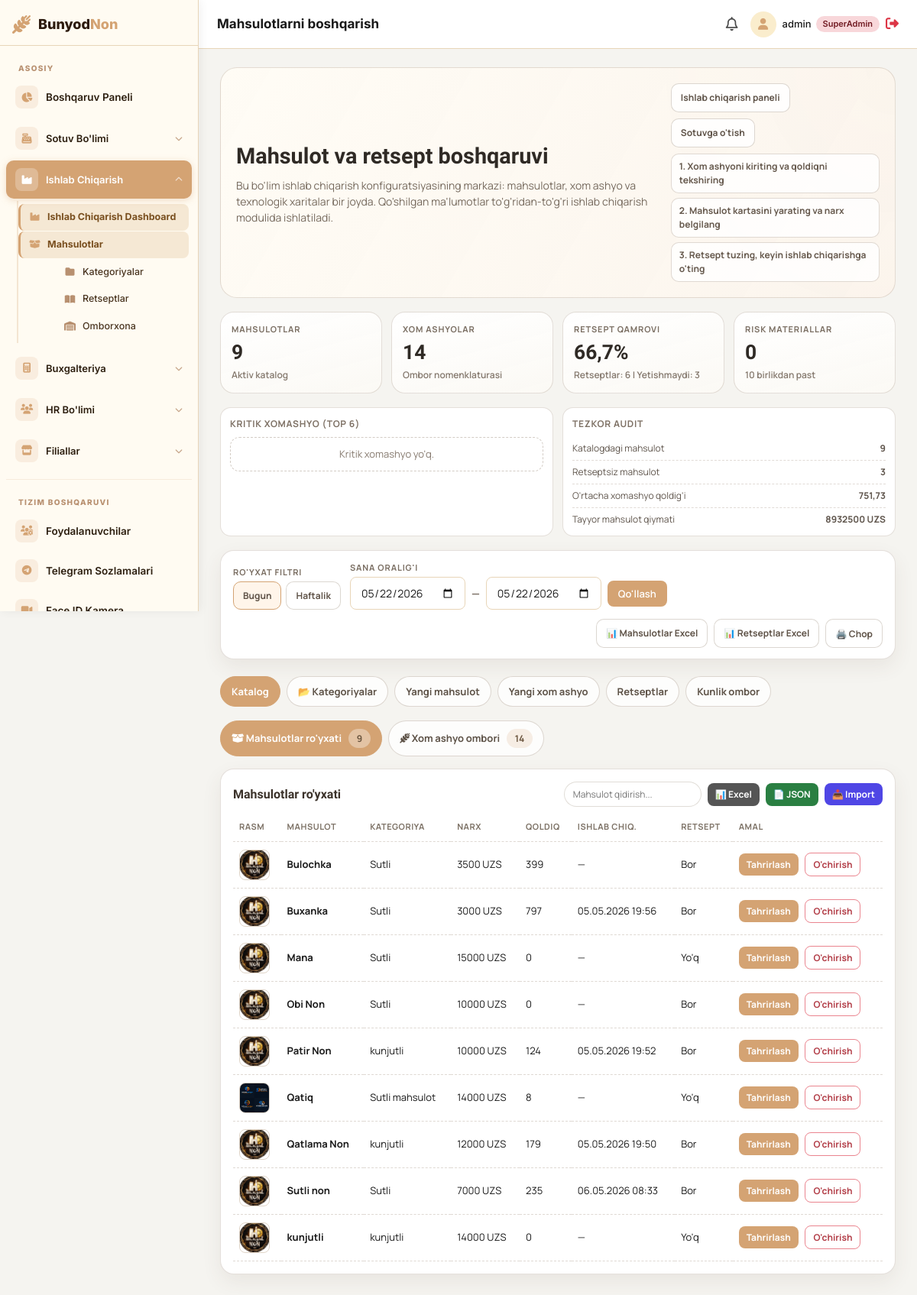
/production/manage/ (signed in), run on the app's committed database.
### production/models.py (models this page shows, shortened)
class Product(models.Model):
    name = models.CharField(max_length=255)
    price = models.DecimalField(max_digits=10, decimal_places=2)
    category = models.ForeignKey(ProductCategory, null=True, blank=True, on_delete=models.SET_NULL, related_name='products')
    image = models.ImageField(upload_to='products/', null=True, blank=True)

class ProductCategory(models.Model):
    name = models.CharField(max_length=100, unique=True)

class FinishedGoodsInventory(models.Model):
    product = models.OneToOneField(Product, on_delete=models.CASCADE, related_name='inventory')
    stock = models.IntegerField(default=0)
    produced_at = models.DateTimeField(null=True, blank=True)

### production/views.py (the view, shortened to what this page needs)
# urls.py: path('manage/', views.manage_products, name='manage_products'),
@login_required
def manage_products(request):
    if not _can_access(request.user, 'production_manager', 'branch_admin'):
        return redirect('dashboard')
    products = Product.objects.select_related('category', 'inventory').order_by('name')
    raw_materials = RawMaterial.objects.all().order_by('name')
    recipes = Recipe.objects.select_related('product').prefetch_related('items__raw_material').all()
    categories = ProductCategory.objects.all().order_by('name')
    date_from, date_to = _date_range(request)
    exp = request.GET.get('export')
    if exp == 'excel':
        return _export_recipes_excel(recipes)
    if exp == 'catalog':
        return _export_products_catalog(products)
    low_materials = raw_materials.filter(stock__lt=10)
    inventory_value = sum(
        (item.product.price * item.stock)
        for item in FinishedGoodsInventory.objects.select_related('product')
    ) or Decimal('0')
    product_count = products.count()
    recipe_count = recipes.count()
    recipe_coverage = round((recipe_count / product_count) * 100, 1) if product_count else 0
    balance_view_date = timezone.localdate()
    raw_bal = request.GET.get('balance_date', '').strip()
    if raw_bal:
        try:
            balance_view_date = date.fromisoformat(raw_bal)
        except ValueError:
            pass
    balance_prev_date = balance_view_date - timedelta(days=1)
    balance_rows = []
    for inv in FinishedGoodsInventory.objects.select_related('product').order_by('product__name'):
        b = ProductDayBalance.objects.filter(balance_date=balance_view_date, product_id=inv.product_id).first()
        balance_rows.append({
            'product': inv.product,
            'physical': inv.stock,
            'opening': b.opening_qty if b else None,
            'closing': b.closing_qty if b else None,
            'closed_at': b.closed_at if b else None,
        })
    context = {
        'products': products,
        'raw_materials': raw_materials,
        'recipes': recipes,
        'categories': categories,
        'low_materials': low_materials,
        'inventory_value': inventory_value,
        'recipe_coverage': recipe_coverage,
        'product_count': product_count,
        'material_count': raw_materials.count(),
        'recipe_count': recipe_count,
        'materials_low_count': low_materials.count(),
        'products_without_recipe': products.filter(recipe__isnull=True).count(),
        'low_material_preview': low_materials.order_by('stock')[:6],
        'avg_material_stock': raw_materials.aggregate(avg=Avg('stock'))['avg'] or 0,
        'date_from': date_from,
        'date_to': date_to,
        'period': request.GET.get('period', 'today'),
        'balance_view_date': balance_view_date,
        'balance_prev_date': balance_prev_date,
        'balance_rows': balance_rows,
    }
    return render(request, 'manage_products.html', context)

### templates/manage_products.html (shortened to what this page needs)
{% extends 'base.html' %}
{% block breadcrumb %}<span data-i18n="product_mgmt">Mahsulotlarni boshqarish</span>{% endblock %}
{% block content %}
<section class="manage-shell">
    <div class="manage-hero">
        <div>
            <h2>Mahsulot va retsept boshqaruvi</h2>
            <p>
                Bu bo'lim ishlab chiqarish konfiguratsiyasining markazi: mahsulotlar, xom ashyo va texnologik xaritalar bir joyda.
                Qo'shilgan ma'lumotlar to'g'ridan-to'g'ri ishlab chiqarish modulida ishlatiladi.
            </p>
        </div>
        <div>
            <div class="hero-links" style="margin-bottom:8px;">
                <a class="hero-link" href="/production/">Ishlab chiqarish paneli</a>
                <a class="hero-link" href="/sales/">Sotuvga o'tish</a>
            </div>
            <div class="hero-workflow">
                <div class="wf-step">1. Xom ashyoni kiriting va qoldiqni tekshiring</div>
                <div class="wf-step">2. Mahsulot kartasini yarating va narx belgilang</div>
                <div class="wf-step">3. Retsept tuzing, keyin ishlab chiqarishga o'ting</div>
            </div>
        </div>
    </div>
    <div class="overview-grid">
        <div class="overview-card">
            <div class="overview-label">Mahsulotlar</div>
            <div class="overview-value">{{ product_count }}</div>
            <div class="overview-sub">Aktiv katalog</div>
        </div>
        <div class="overview-card">
            <div class="overview-label">Xom ashyolar</div>
            <div class="overview-value">{{ material_count }}</div>
            <div class="overview-sub">Ombor nomenklaturasi</div>
        </div>
        <div class="overview-card">
            <div class="overview-label">Retsept qamrovi</div>
            <div class="overview-value">{{ recipe_coverage }}%</div>
            <div class="overview-sub">Retseptlar: {{ recipe_count }} | Yetishmaydi: {{ products_without_recipe }}</div>
        </div>
        <div class="overview-card">
            <div class="overview-label">Risk materiallar</div>
            <div class="overview-value">{{ materials_low_count }}</div>
            <div class="overview-sub">10 birlikdan past</div>
        </div>
    </div>
    <div class="insight-grid">
        <div class="insight-card">
            <div class="insight-title">Kritik xomashyo (top 6)</div>
            {% for mat in low_material_preview %}
            <div class="insight-item">
                <span>{{ mat.name }}</span>
                <strong>{{ mat.stock }} {{ mat.unit }}</strong>
            </div>
            {% empty %}
            <div class="empty-box" style="padding:12px;">Kritik xomashyo yo'q.</div>
            {% endfor %}
        </div>
        <div class="insight-card">
            <div class="insight-title">Tezkor audit</div>
            <div class="insight-item"><span>Katalogdagi mahsulot</span><strong>{{ product_count }}</strong></div>
            <div class="insight-item"><span>Retseptsiz mahsulot</span><strong>{{ products_without_recipe }}</strong></div>
            <div class="insight-item"><span>O'rtacha xomashyo qoldig'i</span><strong>{{ avg_material_stock|floatformat:2 }}</strong></div>
            <div class="insight-item"><span>Tayyor mahsulot qiymati</span><strong>{{ inventory_value|floatformat:0 }} UZS</strong></div>
        </div>
    </div>
    <form method="get" class="mg-card" style="display:flex;flex-wrap:wrap;gap:12px;align-items:flex-end;padding:14px 16px;margin-bottom:4px;">
        <div>
            <div class="overview-label" style="margin-bottom:4px;">Ro'yxat filtri</div>
            <div style="display:flex;gap:6px;flex-wrap:wrap;">
                <button type="submit" name="period" value="today" class="hero-link" {% if period == 'today' %}style="border-color:#d4a373;background:#fff5ea;"{% endif %}>Bugun</button>
                <button type="submit" name="period" value="week" class="hero-link" {% if period == 'week' %}style="border-color:#d4a373;background:#fff5ea;"{% endif %}>Haftalik</button>
            </div>
        </div>
        <div>
            <div class="overview-label" style="margin-bottom:4px;">Sana oralig'i</div>
            <div style="display:flex;gap:8px;flex-wrap:wrap;align-items:center;">
                <input type="date" name="date_from" value="{{ date_from|date:'Y-m-d' }}" class="form-control" style="width:auto;min-width:140px;">
                <span style="font-weight:700;color:#75695d;">—</span>
                <input type="date" name="date_to" value="{{ date_to|date:'Y-m-d' }}" class="form-control" style="width:auto;min-width:140px;">
                <button type="submit" name="period" value="custom" class="btn btn-primary" style="padding:8px 14px;">Qo'llash</button>
            </div>
        </div>
        <div style="margin-left:auto;display:flex;gap:8px;flex-wrap:wrap;">
            <a href="?export=catalog{% if period %}&period={{ period }}{% endif %}{% if period == 'custom' %}&date_from={{ date_from|date:'Y-m-d' }}&date_to={{ date_to|date:'Y-m-d' }}{% endif %}" class="hero-link">📊 Mahsulotlar Excel</a>
            <a href="?export=excel{% if period %}&period={{ period }}{% endif %}" class="hero-link">📊 Retseptlar Excel</a>
            <button type="button" class="hero-link" onclick="window.print()">🖨️ Chop</button>
        </div>
    </form>
    <div class="manage-tabs">
        <button class="manage-tab-btn active" onclick="showManageTab('tab-overview', this)">Katalog</button>
        <button class="manage-tab-btn" onclick="showManageTab('tab-categories', this)">📂 Kategoriyalar</button>
        <button class="manage-tab-btn" onclick="showManageTab('tab-add-product', this)">Yangi mahsulot</button>
        <button class="manage-tab-btn" onclick="showManageTab('tab-add-material', this)">Yangi xom ashyo</button>
        <button class="manage-tab-btn" onclick="showManageTab('tab-recipes', this)">Retseptlar</button>
        <button class="manage-tab-btn" onclick="showManageTab('tab-day-balance', this)">Kunlik ombor</button>
    </div>
    <div id="tab-overview" class="manage-tab-content active" style="grid-template-columns:1fr;">
        <div style="display:flex;gap:8px;flex-wrap:wrap;">
            <button id="sub-btn-products" class="manage-tab-btn active" onclick="switchOverviewSub('products')">
                <i class="fa-solid fa-box-open"></i> Mahsulotlar ro'yxati
                <span class="count-pill" style="margin-left:6px;background:rgba(255,255,255,0.35);">{{ product_count }}</span>
            </button>
            <button id="sub-btn-materials" class="manage-tab-btn" onclick="switchOverviewSub('materials')">
                <i class="fa-solid fa-wheat-awn"></i> Xom ashyo ombori
                <span class="count-pill" style="margin-left:6px;">{{ material_count }}</span>
            </button>
        </div>
        <div id="sub-products" class="mg-card">
            <div class="section-head">
                <h3>Mahsulotlar ro'yxati</h3>
                <div class="section-tools">
                    <input id="productsSearch" class="table-search" type="text" placeholder="Mahsulot qidirish...">
                    <a href="/production/products-export-excel/" class="receive-btn" style="background:#555;text-decoration:none;">📊 Excel</a>
                    <a href="/production/products-export-json/" class="receive-btn" style="background:#2a7f42;text-decoration:none;">📄 JSON</a>
                    <button type="button" class="receive-btn" style="background:#4f46e5;" onclick="document.getElementById('importProductsModal').style.display='flex'">📥 Import</button>
                </div>
            </div>
            <div class="table-wrap">
                <table class="clean-table" id="productsTable">
                    <thead>
                        <tr>
                            <th>Rasm</th>
                            <th>Mahsulot</th>
                            <th>Kategoriya</th>
                            <th>Narx</th>
                            <th>Qoldiq</th>
                            <th>Ishlab chiq.</th>
                            <th>Retsept</th>
                            <th>Amal</th>
                        </tr>
                    </thead>
                    <tbody>
                        {% for p in products %}
                        <tr>
                            <td>
                                {% if p.image %}
                                    <img src="{{ p.image.url }}" alt="{{ p.name }}" style="width:40px;height:40px;object-fit:cover;border-radius:8px;border:1px solid #e0d5c8;">
                                {% else %}
                                    <div style="width:40px;height:40px;border-radius:8px;background:#f5ede0;display:flex;align-items:center;justify-content:center;font-size:18px;">🍞</div>
                                {% endif %}
                            </td>
                            <td><strong>{{ p.name }}</strong></td>
                            <td>{{ p.category.name|default:"—" }}</td>
                            <td>{{ p.price|floatformat:0 }} UZS</td>
                            <td>{% if p.inventory %}{{ p.inventory.stock }}{% else %}0{% endif %}</td>
                            <td>{% if p.inventory and p.inventory.produced_at %}{{ p.inventory.produced_at|date:"d.m.Y H:i" }}{% else %}—{% endif %}</td>
                            <td>{% if p.recipe %}Bor{% else %}Yo'q{% endif %}</td>
                            <td>
                                <button type="button" class="receive-btn" style="margin-right:6px;background:#d4a373;"
                                    onclick="openEditProductModal({{ p.id }}, '{{ p.name|escapejs }}', '{{ p.price }}', {% if p.category %}{{ p.category.id }}{% else %}null{% endif %})">Tahrirlash</button>
                                <form method="POST" style="display:inline;">
                                    <button type="submit" class="danger-btn" onclick="return confirm('Mahsulot o\'chirilsinmi?')">O'chirish</button>
                                </form>
                            </td>
                        </tr>
                        {% empty %}
                        <tr><td colspan="8"><div class="empty-box">Mahsulotlar hozircha mavjud emas.</div></td></tr>
                        {% endfor %}
                    </tbody>
                </table>
            </div>
        </div>
    </div>
</section>
{% endblock %}

### templates/base.html (shortened to what this page needs)
{% load static %}
{% load i18n %}
<!DOCTYPE html>
<html lang="{{ request.LANGUAGE_CODE|default:'uz' }}">
<head>
    <link rel="stylesheet" href="https://cdnjs.cloudflare.com/ajax/libs/font-awesome/6.4.0/css/all.min.css">
    <link rel="stylesheet" href="{% static 'css/style.css' %}">
</head>
<body>
    <div class="app-container">
        <aside class="sidebar" id="appSidebar">
            <div class="sidebar-header">
                <i class="fa-solid fa-wheat-awn logo-icon"> </i>
                <h2>Bunyod<span class="highlight">Non</span></h2>
            </div>
            <ul class="nav-links">
                {% include 'includes/menu_dropdown.html' %}
            </ul>
        </aside>
        <main class="main-content">
            <header class="topbar">
                <div class="topbar-left">
                    <div class="breadcrumb">{% block breadcrumb %}{% endblock %}</div>
                </div>
                <div class="topbar-actions">
                    <button class="icon-btn"><i class="fa-regular fa-bell"></i></button>
                    <div class="user-profile">
                        <div class="avatar"><i class="fa-solid fa-user"></i></div>
                        <span class="user-name">
                            {{ request.user.username }}
                            {% if is_superadmin %}<span class="badge badge-danger"
                                style="font-size:11px;">SuperAdmin</span>
                            {% elif user_branch %}<span class="badge badge-info" style="font-size:11px;">{{
                                user_branch.name }}</span>
                            {% elif request.user.groups.all.0 %}<span class="badge badge-warning"
                                style="font-size:11px;">{{ request.user.groups.all.0.name }}</span>
                            {% endif %}
                        </span>
                        <a href="/logout/" style="color:#dc3545;font-size:17px;" title="Chiqish">
                            <i class="fa-solid fa-right-from-bracket"></i>
                        </a>
                    </div>
                </div>
            </header>
            <div class="content-wrapper">
                {% block content %}{% endblock %}
            </div>
        </main>
    </div>
</body>
</html>

### data on the page
Product: image (picture), name "Bulochka", category.name "Sutli", price "3500", inventory.stock "399", shows "Bor"
Product: image (picture), name "Buxanka", category.name "Sutli", price "3000", inventory.stock "797", inventory.produced_at "05.05.2026 19:56", shows "Bor"
Product: image (picture), name "Mana", category.name "Sutli", price "15000", inventory.stock "0", shows "Yo'q"
Product: image (picture), name "Obi Non", category.name "Sutli", price "10000", inventory.stock "0", shows "Bor"
Product: image (picture), name "Patir Non", category.name "kunjutli", price "10000", inventory.stock "124", inventory.produced_at "05.05.2026 19:52", shows "Bor"
Product: image (picture), name "Qatiq", category.name "Sutli mahsulot", price "14000", inventory.stock "8", shows "Yo'q"
Product: image (picture), name "Qatlama Non", category.name "kunjutli", price "12000", inventory.stock "179", inventory.produced_at "05.05.2026 19:50", shows "Bor"
Product: image (picture), name "Sutli non", category.name "Sutli", price "7000", inventory.stock "235", inventory.produced_at "06.05.2026 08:33", shows "Bor"
Product: image (picture), name "kunjutli", category.name "kunjutli", price "14000", inventory.stock "0", shows "Yo'q"

### other printed values
{{ request.user.username }} "admin"
{{ product_count }} "9"
{{ material_count }} "14"
{{ recipe_coverage }} "66,7"
{{ recipe_count }} "6"
{{ products_without_recipe }} "3"
{{ materials_low_count }} "0"
{{ avg_material_stock|floatformat:2 }} "751,73"
{{ inventory_value|floatformat:0 }} "8932500"
